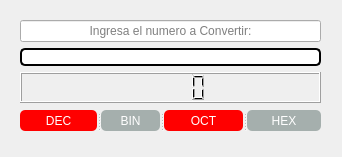
<?xml version="1.0" encoding="UTF-8"?>
<ui version="4.0">
 <class>VentanaLCD</class>
 <widget class="QMainWindow" name="VentanaLCD">
  <property name="geometry">
   <rect>
    <x>0</x>
    <y>0</y>
    <width>342</width>
    <height>157</height>
   </rect>
  </property>
  <property name="windowTitle">
   <string>Convertidor</string>
  </property>
  <widget class="QWidget" name="centralwidget">
   <widget class="QWidget" name="">
    <property name="geometry">
     <rect>
      <x>20</x>
      <y>20</y>
      <width>301</width>
      <height>83</height>
     </rect>
    </property>
    <layout class="QVBoxLayout" name="verticalLayout_2">
     <item>
      <layout class="QVBoxLayout" name="verticalLayout">
       <item>
        <widget class="QLineEdit" name="entrada">
         <property name="inputMask">
          <string/>
         </property>
         <property name="alignment">
          <set>Qt::AlignCenter</set>
         </property>
         <property name="placeholderText">
          <string>Ingresa el numero a Convertir:</string>
         </property>
        </widget>
       </item>
       <item>
        <widget class="QPushButton" name="botonpasar">
         <property name="cursor">
          <cursorShape>PointingHandCursor</cursorShape>
         </property>
         <property name="styleSheet">
          <string notr="true">
QPushButton{
	
	background-color: rgb(255, 255, 255);
	border-radius:5px;
	border:1.5px solid black;
}</string>
         </property>
         <property name="text">
          <string/>
         </property>
         <property name="icon">
          <iconset>
           <normaloff>../img/flecha.png</normaloff>../img/flecha.png</iconset>
         </property>
        </widget>
       </item>
      </layout>
     </item>
     <item>
      <widget class="QLCDNumber" name="pantalla"/>
     </item>
    </layout>
   </widget>
   <widget class="QSplitter" name="splitter">
    <property name="geometry">
     <rect>
      <x>20</x>
      <y>110</y>
      <width>301</width>
      <height>21</height>
     </rect>
    </property>
    <property name="orientation">
     <enum>Qt::Horizontal</enum>
    </property>
    <widget class="QPushButton" name="decimal">
     <property name="cursor">
      <cursorShape>OpenHandCursor</cursorShape>
     </property>
     <property name="styleSheet">
      <string notr="true">QPushButton:hover{
	background-color: rgb(165, 175, 173);
	color: rgb(0, 0, 0);

}
QPushButton{
	background-color: rgb(255, 0, 0);
	color: rgb(255, 255, 255);
	border-radius:5px;
}</string>
     </property>
     <property name="text">
      <string>DEC</string>
     </property>
    </widget>
    <widget class="QPushButton" name="binario">
     <property name="cursor">
      <cursorShape>OpenHandCursor</cursorShape>
     </property>
     <property name="styleSheet">
      <string notr="true">QPushButton:hover{
	background-color: rgb(255, 255, 0);
	color: rgb(0, 0, 0);

}
QPushButton{
	background-color: rgb(165, 175, 173);
	color: rgb(255, 255, 255);
	border-radius:5px;
}</string>
     </property>
     <property name="text">
      <string>BIN</string>
     </property>
    </widget>
    <widget class="QPushButton" name="octagonal">
     <property name="cursor">
      <cursorShape>OpenHandCursor</cursorShape>
     </property>
     <property name="styleSheet">
      <string notr="true">QPushButton:hover{
	background-color: rgb(165, 175, 173);
	color: rgb(0, 0, 0);

}
QPushButton{
	background-color: rgb(255, 0, 0);
	color: rgb(255, 255, 255);
	border-radius:5px;
}</string>
     </property>
     <property name="text">
      <string>OCT</string>
     </property>
    </widget>
    <widget class="QPushButton" name="hexadecimal">
     <property name="cursor">
      <cursorShape>OpenHandCursor</cursorShape>
     </property>
     <property name="styleSheet">
      <string notr="true">QPushButton:hover{
	background-color: rgb(255, 255, 0);
	color: rgb(0, 0, 0);

}
QPushButton{
	background-color: rgb(165, 175, 173);
	color: rgb(255, 255, 255);
	border-radius:5px;
}</string>
     </property>
     <property name="text">
      <string>HEX</string>
     </property>
    </widget>
   </widget>
  </widget>
 </widget>
 <resources/>
 <connections/>
</ui>
